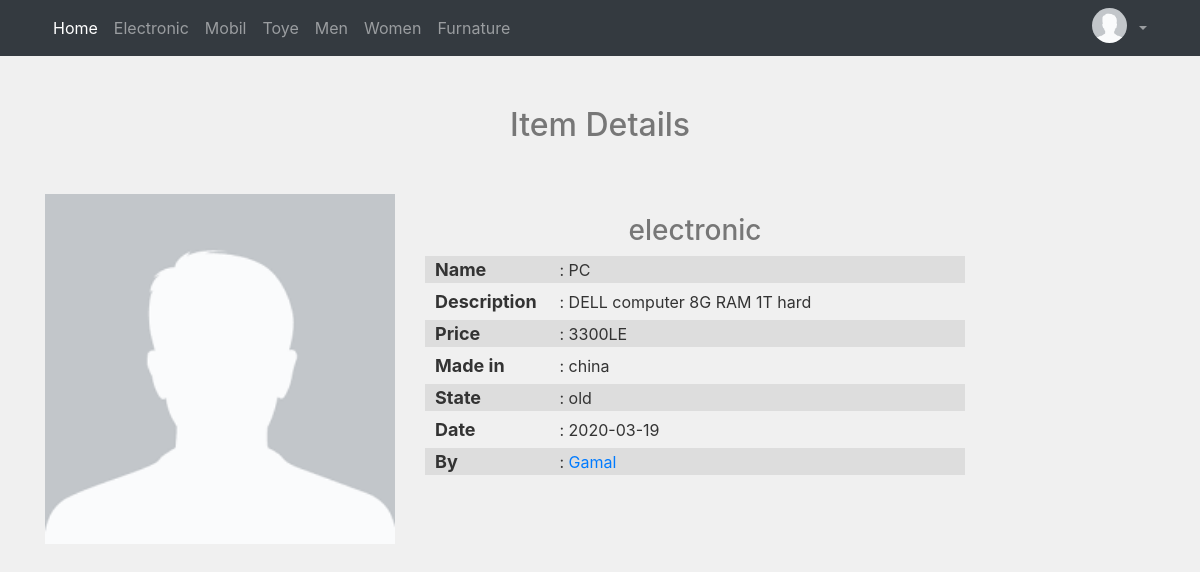
/item_details.php?itemid=1 (signed in), run on the app's committed database.
### tables this page shows
CREATE TABLE `categories` (
  `CID` int(11) NOT NULL,
  `Cname` varchar(255) NOT NULL,
  `Cdescription` varchar(255) DEFAULT 'This description is empty',
  `Corder` int(11) NOT NULL,
  `Cvisible` tinyint(1) NOT NULL DEFAULT 0,
  `Ccomment` tinyint(1) NOT NULL DEFAULT 0,
  `Cads` tinyint(1) NOT NULL DEFAULT 0,
  `Cdate` date DEFAULT NULL
);

CREATE TABLE `items` (
  `item_ID` int(11) NOT NULL,
  `name` varchar(255) NOT NULL,
  `description` varchar(255) NOT NULL,
  `price` varchar(255) NOT NULL,
  `add_date` date NOT NULL,
  `country_made` varchar(255) NOT NULL,
  `image` varchar(255) NOT NULL,
  `status` varchar(255) NOT NULL,
  `rating` tinyint(6) DEFAULT NULL,
  `categ_ID` int(11) NOT NULL,
  `member_ID` int(11) NOT NULL
);

CREATE TABLE `users` (
  `userID` int(11) NOT NULL,
  `userName` varchar(255) NOT NULL,
  `password` varchar(255) NOT NULL,
  `email` varchar(255) NOT NULL,
  `fullName` varchar(255) NOT NULL,
  `groupID` int(11) NOT NULL DEFAULT 0,
  `trustStatus` int(11) NOT NULL DEFAULT 0,
  `regStatus` int(11) NOT NULL DEFAULT 0,
  `date` date NOT NULL
);

### init.php (called while the page is built, shortened)
<?php
include 'admin/conn.php';
$temp="include/templetes/";
include $temp.'header.php';
include $temp.'navbar.php';
?>

### item_details.php (the view, shortened to what this page needs)
<?php
 include 'init.php';
 if( isset($_GET['itemid'])){
       $itemid = $_GET['itemid'];
       $stat = $con->prepare('select items.*,categories.*,users.* from items inner join categories on items.categ_ID = categories.CID inner join users on items.member_ID = users.userID where item_ID = ?');
       $stat->execute(array($itemid));
       $rows =$stat->fetch();
  ?>
  			<div class="container">
				<h2 class="title_page"> Item Details </h2>
				<div class="row">
      				 <div class="col-sm-12 col-md-4">
       					<img width="100%" height="100%" src="data/site_pic/User_undefine.png">
      				 </div>
      				 <div class="items_details col-sm-12 col-md-6">
                        <h3 style="text-align: center;color: #777"><?php
                         echo $rows['Cname'];
                         ?></h3>
      				 	<ul class="list-unstyled">
       						<li><span>Name        </span> : <?php echo $rows['name']; ?></li>
       						<li><span>Description </span> : <?php echo $rows['description']; ?></li>
       						<li><span>Price       </span> : <?php echo $rows['price']; ?></li>
       						<li><span>Made in     </span> : <?php echo $rows['country_made']; ?></li>
       						<li><span>State       </span> : <?php echo $rows['status']; ?></li>
       						<li><span>Date        </span> : <?php echo $rows['add_date']; ?></li>
       						<li><span>By          </span> : <a href="profile.php?mid=<?php echo $rows['userID']?>"><?php echo $rows['userName']; ?></a></li>
       					</ul>
       				</div>
				</div>
			</div>
<?php
 }else{
 	?>
     <div class="container text-center">
     	<h5 style="margin-top: 100px;"><span style="font-size: 30px;font-weight: bold;color:red">Oops!!</span> You are denieded to access this page</h2>
     </div>
 	<?php
 }
 include $temp.'footer.php';
 include $temp.'footer.php';
?>

### include/templetes/navbar.php (shortened to what this page needs)
<nav class="navbar navbar-expand-lg navbar-dark bg-dark">
  <div class="container">
  <div class="collapse navbar-collapse navbar_items" id="navbarSupportedContent">
    <ul class="navbar-nav mr-auto">
      <li class="nav-item">
              <a class="nav-link active" href="index.php">Home</a>
      </li>
      <?php
      $STATE = $con->prepare('select * from categories');
      $STATE->execute();
      $ROWS = $STATE->fetchAll();
      foreach ($ROWS as $ROW){
         echo '
          <li class="nav-item">
              <a class="nav-link" href="show_categories.php?do='.$ROW["Cname"].'">
                '.ucfirst( $ROW['Cname'] ).'
                </a>
          </li>
          ';
       }
      ?>
    </ul>
    <div class="navbar-nav dropdown dropdown-dark bg-dark" aria-haspopup="true">
        <?php
          if(isset($_SESSION['UserSESSION'])){
            echo '<a href="profile.php?mid='.$_SESSION['UID'].'"><img width="35" height="35" style="border-radius: 50%;" src="data/site_pic/User_undefine.png"></a>';
          }
        ?>
        <a class="nav-link dropdown-toggle" href="#" id="navbarDropdown" role="button" data-toggle="dropdown" aria-haspopup="true" aria-expanded="false">
        </a>
      </div>
  </div>
</div>
</nav>

### layout/css/main.css (style rules this page uses)
body { background-color: #f0f0f0 !important; }
.title_page { margin: 50px; color: #777; text-align: center; }
.items_details { padding: 20px; }
.items_details ul li:nth-child(odd) { background-color: #ddd; }
.items_details ul li { margin-top: 5px; padding-left: 10px; }
.items_details ul li span { display: inline-block; font-size: 18px; color: #333; width: 120px; font-weight: bold; }
.items_details ul li { color: #333; font-size: 16px; }

### data on the page
categories: Cname "Electronic"
categories: Cname "Mobil"
categories: Cname "Toye"
categories: Cname "Men"
categories: Cname "Women"
categories: Cname "Furnature"
items: categ_ID.Cname "electronic", name "PC", description "DELL computer 8G RAM 1T hard", price "3300LE", country_made "china", status "old", add_date "2020-03-19", member_ID.userName "Gamal"
